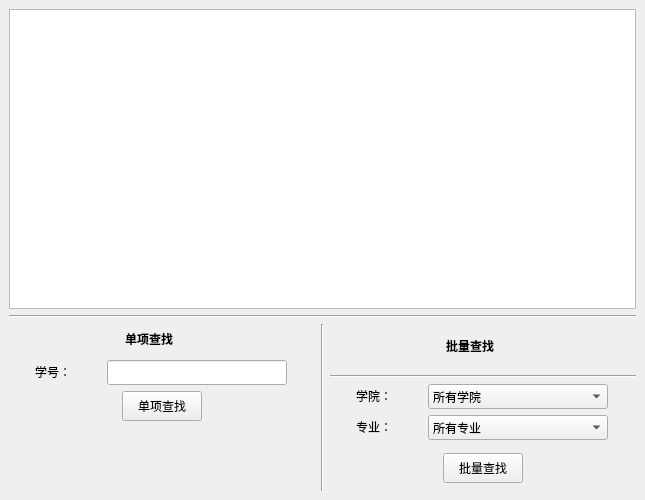
<?xml version="1.0" encoding="UTF-8"?>
<ui version="4.0">
 <class>chaxun</class>
 <widget class="QMainWindow" name="chaxun">
  <property name="geometry">
   <rect>
    <x>0</x>
    <y>0</y>
    <width>645</width>
    <height>500</height>
   </rect>
  </property>
  <property name="windowTitle">
   <string>MainWindow</string>
  </property>
  <widget class="QWidget" name="centralwidget">
   <layout class="QVBoxLayout" name="verticalLayout_4">
    <item>
     <widget class="QTableView" name="tableView">
      <property name="minimumSize">
       <size>
        <width>0</width>
        <height>300</height>
       </size>
      </property>
      <property name="maximumSize">
       <size>
        <width>16777214</width>
        <height>300</height>
       </size>
      </property>
     </widget>
    </item>
    <item>
     <widget class="Line" name="line_6">
      <property name="orientation">
       <enum>Qt::Horizontal</enum>
      </property>
     </widget>
    </item>
    <item>
     <layout class="QHBoxLayout" name="horizontalLayout_3">
      <item>
       <layout class="QVBoxLayout" name="verticalLayout_3">
        <item>
         <layout class="QVBoxLayout" name="verticalLayout_2">
          <item>
           <layout class="QHBoxLayout" name="horizontalLayout_14">
            <item>
             <widget class="QLabel" name="label_20">
              <property name="text">
               <string/>
              </property>
             </widget>
            </item>
            <item>
             <spacer name="horizontalSpacer_9">
              <property name="orientation">
               <enum>Qt::Horizontal</enum>
              </property>
              <property name="sizeHint" stdset="0">
               <size>
                <width>40</width>
                <height>20</height>
               </size>
              </property>
             </spacer>
            </item>
            <item>
             <widget class="QLabel" name="label_21">
              <property name="minimumSize">
               <size>
                <width>75</width>
                <height>30</height>
               </size>
              </property>
              <property name="maximumSize">
               <size>
                <width>75</width>
                <height>30</height>
               </size>
              </property>
              <property name="styleSheet">
               <string notr="true">font: 14pt &quot;Ubuntu&quot;;</string>
              </property>
              <property name="text">
               <string>&lt;html&gt;&lt;head/&gt;&lt;body&gt;&lt;p&gt;&lt;span style=&quot; font-weight:600;&quot;&gt;单项查找&lt;/span&gt;&lt;/p&gt;&lt;/body&gt;&lt;/html&gt;</string>
              </property>
             </widget>
            </item>
            <item>
             <spacer name="horizontalSpacer_10">
              <property name="orientation">
               <enum>Qt::Horizontal</enum>
              </property>
              <property name="sizeHint" stdset="0">
               <size>
                <width>40</width>
                <height>20</height>
               </size>
              </property>
             </spacer>
            </item>
            <item>
             <widget class="QLabel" name="label_24">
              <property name="text">
               <string/>
              </property>
             </widget>
            </item>
           </layout>
          </item>
          <item>
           <layout class="QHBoxLayout" name="horizontalLayout_19">
            <item>
             <widget class="QLabel" name="label_26">
              <property name="minimumSize">
               <size>
                <width>40</width>
                <height>20</height>
               </size>
              </property>
              <property name="maximumSize">
               <size>
                <width>40</width>
                <height>20</height>
               </size>
              </property>
              <property name="text">
               <string>学号：</string>
              </property>
             </widget>
            </item>
            <item>
             <widget class="QLineEdit" name="lineEdit">
              <property name="minimumSize">
               <size>
                <width>180</width>
                <height>25</height>
               </size>
              </property>
              <property name="maximumSize">
               <size>
                <width>180</width>
                <height>25</height>
               </size>
              </property>
             </widget>
            </item>
           </layout>
          </item>
          <item>
           <layout class="QHBoxLayout" name="horizontalLayout_2">
            <item>
             <widget class="QLabel" name="label_3">
              <property name="text">
               <string/>
              </property>
             </widget>
            </item>
            <item>
             <spacer name="horizontalSpacer_3">
              <property name="orientation">
               <enum>Qt::Horizontal</enum>
              </property>
              <property name="sizeHint" stdset="0">
               <size>
                <width>40</width>
                <height>20</height>
               </size>
              </property>
             </spacer>
            </item>
            <item>
             <widget class="QPushButton" name="pushButton_2">
              <property name="minimumSize">
               <size>
                <width>80</width>
                <height>30</height>
               </size>
              </property>
              <property name="maximumSize">
               <size>
                <width>80</width>
                <height>30</height>
               </size>
              </property>
              <property name="text">
               <string>单项查找</string>
              </property>
             </widget>
            </item>
            <item>
             <spacer name="horizontalSpacer_4">
              <property name="orientation">
               <enum>Qt::Horizontal</enum>
              </property>
              <property name="sizeHint" stdset="0">
               <size>
                <width>40</width>
                <height>20</height>
               </size>
              </property>
             </spacer>
            </item>
            <item>
             <widget class="QLabel" name="label_4">
              <property name="text">
               <string/>
              </property>
             </widget>
            </item>
           </layout>
          </item>
         </layout>
        </item>
        <item>
         <spacer name="verticalSpacer">
          <property name="orientation">
           <enum>Qt::Vertical</enum>
          </property>
          <property name="sizeHint" stdset="0">
           <size>
            <width>20</width>
            <height>40</height>
           </size>
          </property>
         </spacer>
        </item>
        <item>
         <widget class="QLabel" name="label_5">
          <property name="text">
           <string/>
          </property>
         </widget>
        </item>
       </layout>
      </item>
      <item>
       <widget class="Line" name="line_5">
        <property name="orientation">
         <enum>Qt::Vertical</enum>
        </property>
       </widget>
      </item>
      <item>
       <layout class="QVBoxLayout" name="verticalLayout">
        <item>
         <layout class="QHBoxLayout" name="horizontalLayout_13">
          <item>
           <widget class="QLabel" name="label_18">
            <property name="text">
             <string/>
            </property>
           </widget>
          </item>
          <item>
           <spacer name="horizontalSpacer_7">
            <property name="orientation">
             <enum>Qt::Horizontal</enum>
            </property>
            <property name="sizeHint" stdset="0">
             <size>
              <width>40</width>
              <height>20</height>
             </size>
            </property>
           </spacer>
          </item>
          <item>
           <widget class="QLabel" name="label_19">
            <property name="minimumSize">
             <size>
              <width>75</width>
              <height>30</height>
             </size>
            </property>
            <property name="maximumSize">
             <size>
              <width>75</width>
              <height>30</height>
             </size>
            </property>
            <property name="styleSheet">
             <string notr="true">font: 14pt &quot;Ubuntu&quot;;</string>
            </property>
            <property name="text">
             <string>&lt;html&gt;&lt;head/&gt;&lt;body&gt;&lt;p&gt;&lt;span style=&quot; font-weight:600;&quot;&gt;批量查找&lt;/span&gt;&lt;/p&gt;&lt;/body&gt;&lt;/html&gt;</string>
            </property>
           </widget>
          </item>
          <item>
           <spacer name="horizontalSpacer_8">
            <property name="orientation">
             <enum>Qt::Horizontal</enum>
            </property>
            <property name="sizeHint" stdset="0">
             <size>
              <width>40</width>
              <height>20</height>
             </size>
            </property>
           </spacer>
          </item>
          <item>
           <widget class="QLabel" name="label_22">
            <property name="text">
             <string/>
            </property>
           </widget>
          </item>
         </layout>
        </item>
        <item>
         <widget class="Line" name="line_2">
          <property name="orientation">
           <enum>Qt::Horizontal</enum>
          </property>
         </widget>
        </item>
        <item>
         <layout class="QHBoxLayout" name="horizontalLayout_17">
          <item>
           <widget class="QLabel" name="label_23">
            <property name="minimumSize">
             <size>
              <width>40</width>
              <height>20</height>
             </size>
            </property>
            <property name="maximumSize">
             <size>
              <width>40</width>
              <height>20</height>
             </size>
            </property>
            <property name="text">
             <string>学院：</string>
            </property>
           </widget>
          </item>
          <item>
           <widget class="QComboBox" name="comboBox_5">
            <property name="minimumSize">
             <size>
              <width>180</width>
              <height>25</height>
             </size>
            </property>
            <property name="maximumSize">
             <size>
              <width>180</width>
              <height>25</height>
             </size>
            </property>
            <item>
             <property name="text">
              <string>所有学院</string>
             </property>
            </item>
            <item>
             <property name="text">
              <string>信息技术与工程学院</string>
             </property>
            </item>
            <item>
             <property name="text">
              <string>华为ICT学院</string>
             </property>
            </item>
            <item>
             <property name="text">
              <string>法学院</string>
             </property>
            </item>
            <item>
             <property name="text">
              <string>管理学院</string>
             </property>
            </item>
            <item>
             <property name="text">
              <string>外国语学院</string>
             </property>
            </item>
            <item>
             <property name="text">
              <string>会计学院</string>
             </property>
            </item>
            <item>
             <property name="text">
              <string>国际学院</string>
             </property>
            </item>
            <item>
             <property name="text">
              <string>经济学院</string>
             </property>
            </item>
            <item>
             <property name="text">
              <string>艺术设计学院</string>
             </property>
            </item>
           </widget>
          </item>
         </layout>
        </item>
        <item>
         <layout class="QHBoxLayout" name="horizontalLayout_18">
          <item>
           <widget class="QLabel" name="label_25">
            <property name="minimumSize">
             <size>
              <width>40</width>
              <height>20</height>
             </size>
            </property>
            <property name="maximumSize">
             <size>
              <width>40</width>
              <height>20</height>
             </size>
            </property>
            <property name="text">
             <string>专业：</string>
            </property>
           </widget>
          </item>
          <item>
           <widget class="QComboBox" name="comboBox_6">
            <property name="minimumSize">
             <size>
              <width>180</width>
              <height>25</height>
             </size>
            </property>
            <property name="maximumSize">
             <size>
              <width>180</width>
              <height>25</height>
             </size>
            </property>
            <item>
             <property name="text">
              <string>所有专业</string>
             </property>
            </item>
           </widget>
          </item>
         </layout>
        </item>
        <item>
         <layout class="QHBoxLayout" name="horizontalLayout">
          <item>
           <widget class="QLabel" name="label">
            <property name="text">
             <string/>
            </property>
           </widget>
          </item>
          <item>
           <spacer name="horizontalSpacer">
            <property name="orientation">
             <enum>Qt::Horizontal</enum>
            </property>
            <property name="sizeHint" stdset="0">
             <size>
              <width>40</width>
              <height>20</height>
             </size>
            </property>
           </spacer>
          </item>
          <item>
           <widget class="QPushButton" name="pushButton">
            <property name="minimumSize">
             <size>
              <width>80</width>
              <height>30</height>
             </size>
            </property>
            <property name="maximumSize">
             <size>
              <width>80</width>
              <height>30</height>
             </size>
            </property>
            <property name="text">
             <string>批量查找</string>
            </property>
           </widget>
          </item>
          <item>
           <spacer name="horizontalSpacer_2">
            <property name="orientation">
             <enum>Qt::Horizontal</enum>
            </property>
            <property name="sizeHint" stdset="0">
             <size>
              <width>40</width>
              <height>20</height>
             </size>
            </property>
           </spacer>
          </item>
          <item>
           <widget class="QLabel" name="label_2">
            <property name="text">
             <string/>
            </property>
           </widget>
          </item>
         </layout>
        </item>
       </layout>
      </item>
     </layout>
    </item>
   </layout>
  </widget>
 </widget>
 <resources/>
 <connections/>
</ui>
